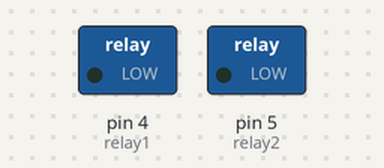
A sketch run on a simulated Arduino Uno, built with avr-gcc and run on an emulated ATmega328P. Parts: switched loads named in the sketch (green lamp = pin HIGH). Dashed ring = blinking.

Above: at 0.5 s.
Timing chart, 0 to 4.6 s (numbered marks = the images above):
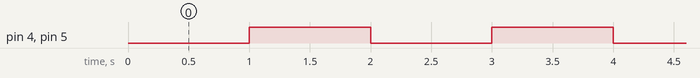

Measured:
- by itself, pin 4 (relay1), pin 5 (relay2): alternates HIGH for 1.0 s and LOW for 1.0 s

The sketch:

test.ino
```cpp
#define ON LOW
#define OFF HIGH

int relay1 = 4;
int relay2 = 5;

void setup(){
  pinMode(relay1, OUTPUT);
  pinMode(relay2, OUTPUT);
}

void loop(){
  digitalWrite(relay1, ON);
  digitalWrite(relay2, ON);
  delay(1000);
  digitalWrite(relay1, OFF);
  digitalWrite(relay2, OFF);
  delay(1000);
}
```
